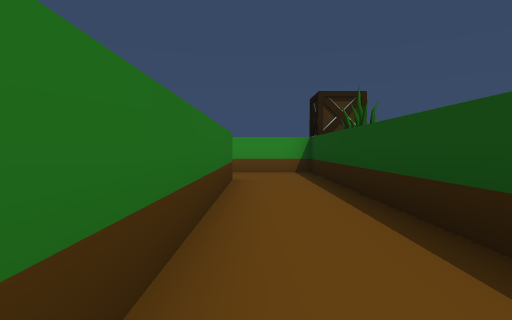
view 1 (above)

15 first-person views from a walk through a Unity game level. The camera is 0.64 m above the floor, tilts 2° down and sees 80° across. The floor is counted in squares, 1 m on a side. Each view is taken from the middle of a square. On the plan, view 1 faces up. The plan holds only what a view shows up to about 9 squares ahead; the rest is blank. Some animated figures are not drawn.

view 2
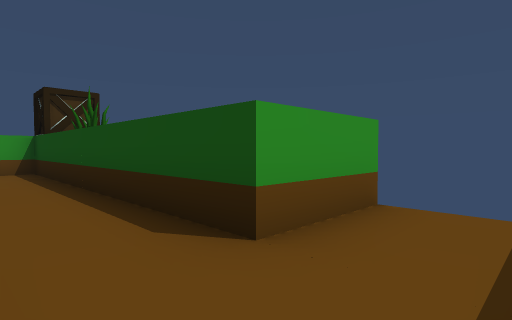

view 3
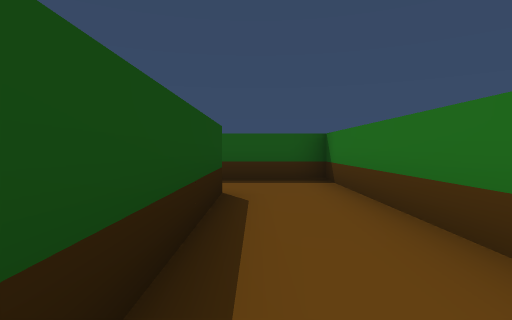

view 4
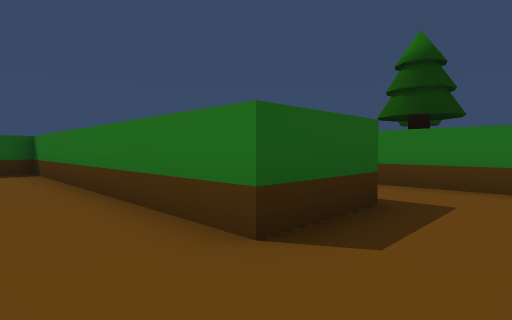

view 5
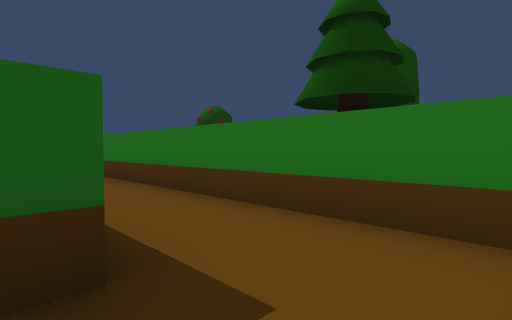

view 6
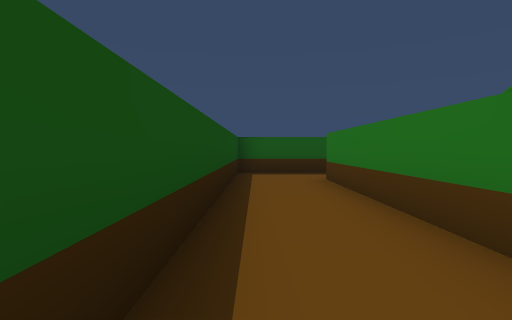

view 7
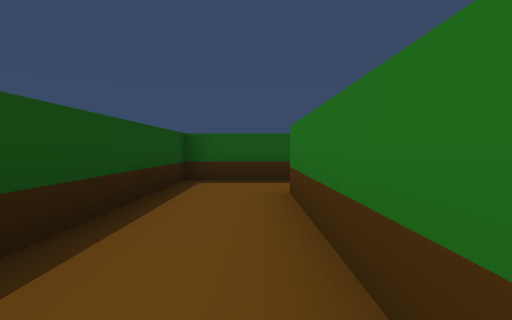

view 8
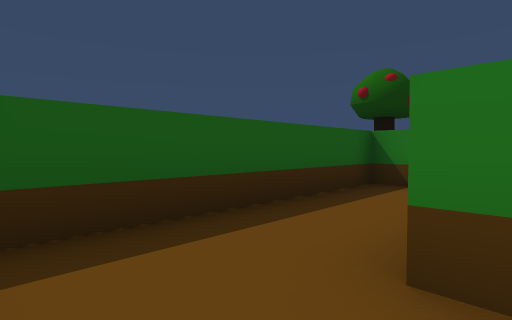

view 9
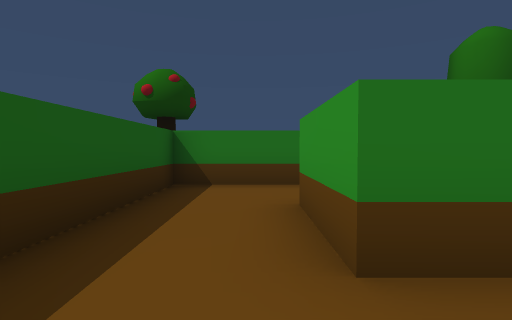

view 10
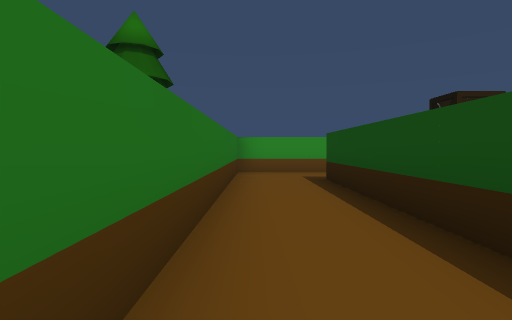

view 11
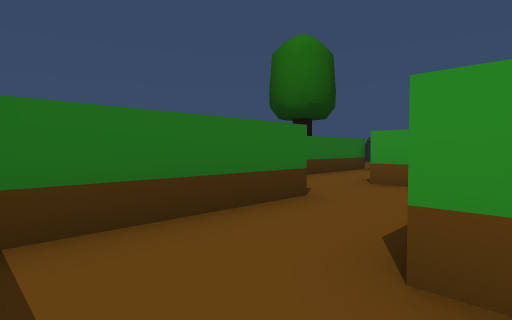

view 12
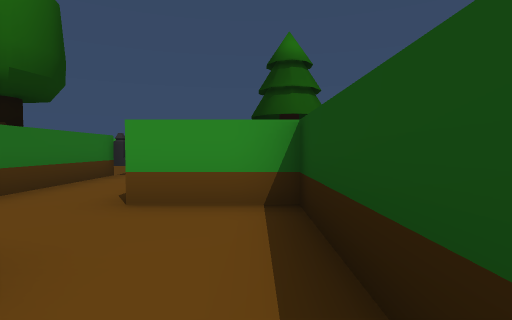

view 13
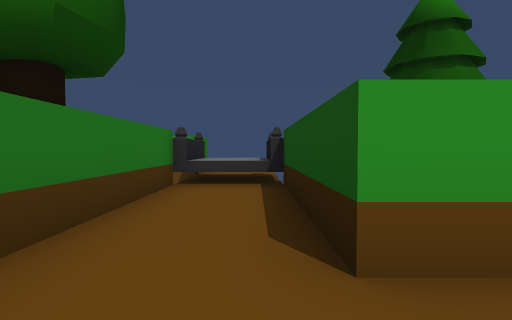

view 14
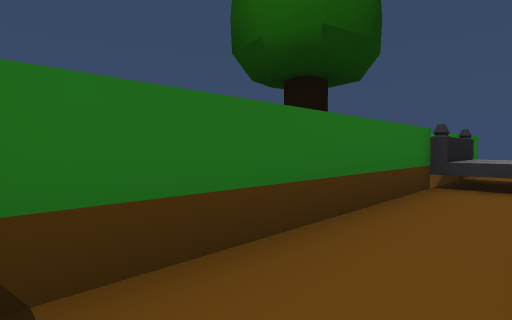

view 15
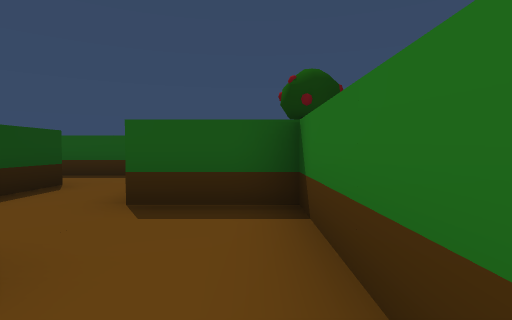

### Floor plan
Points are (right, up) in squares from view 1. A wall is a line through its corners. A room is listed if a view was taken in it or the views show most of it. See-through windows are left out.
Room 1 (views 1, 2, 3, 4)
walls: (-0.5, 6.5) (-0.5, -1.5) (1.7, -1.5); (3.6, 0.5) (1.5, 0.5) (1.5, 6.5); (1.5, 8.5) (-0.8, 8.5)
ways out: opening at (-1.5, 7.5) to room 2
objects: other object (2, 7) to (3, 8); crate (2, 9); other object (3, 8)
Room 2 (views 5, 6, 7, 8, 9, 10, 11)
walls: (-4.5, 8.1) (-4.5, -1.5) (-6.5, -1.5); (-2, 8.5) (-4.5, 8.5); (-6.5, -3.5) (-2.5, -3.5) (-2.5, 6.5) (-0.5, 6.5)
ways out: opening at (-1.5, 7.5) to room 1; opening at (-5.5, -2.5) to room 4
Room 3 (views 12, 13, 14, 15)
walls: (-6.5, -1.5) (-6.5, 2.5) (-8.5, 2.5) (-8.5, 6.5) (-10.5, 6.5) (-10.5, 0.5) (-8.5, 0.5) (-8.5, -1.5)
ways out: opening at (-7.5, -0.5) to room 4
Room 4 (no view inside)
walls: (-8.5, -1.5) (-8.5, -3.5) (-6.5, -3.5)
ways out: opening at (-5.5, -2.5) to room 2; opening at (-7.5, -0.5) to room 3

Where each view was taken, in squares from view 1:
view 1: 0 up, 0 right, facing up
view 2: 1 down, 0 right, facing up-right
view 3: 5 up, 1 right, facing down
view 4: 8 up, 1 right, facing down-left
view 5: 8 up, 2 left, facing down-left
view 6: 5 up, 3 left, facing down
view 7: 3 up, 4 left, facing down
view 8: 1 down, 3 left, facing down-left
view 9: 2 down, 3 left, facing left
view 10: 0 up, 4 left, facing up
view 11: 3 down, 6 left, facing up-left
view 12: 1 down, 7 left, facing up
view 13: 1 up, 9 left, facing up
view 14: 1 up, 9 left, facing up-left
view 15: 4 up, 10 left, facing down
